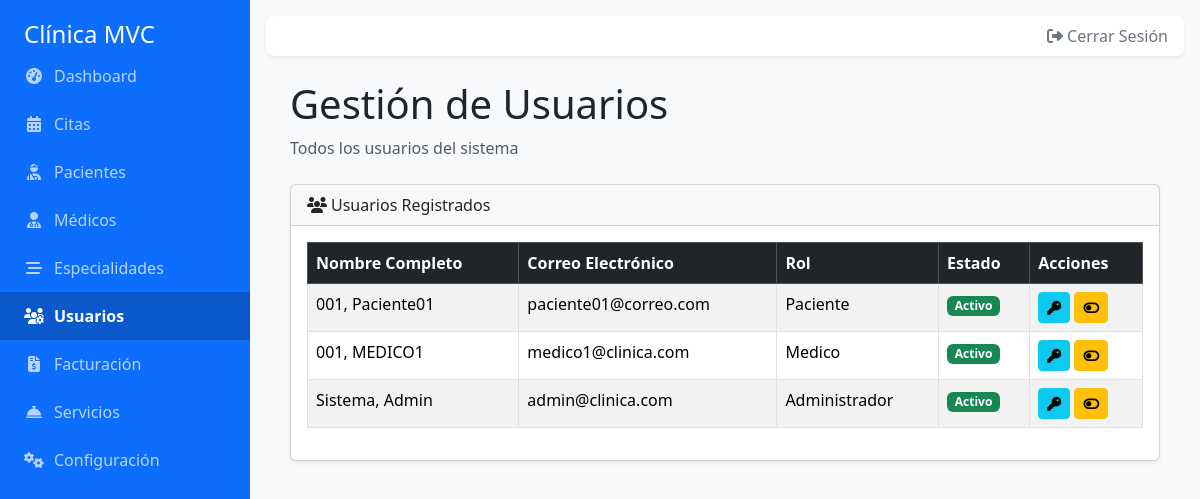
Page /index.php?controller=Admin&action=usuarios (signed in) on the committed database.
### tables this page shows
CREATE TABLE `usuarios` (
  `id_usuario` int(11) NOT NULL,
  `correo_electronico` varchar(100) NOT NULL,
  `contrasena` varchar(255) DEFAULT NULL,
  `rol` enum('Paciente','Medico','Administrador') NOT NULL,
  `activo` tinyint(1) NOT NULL DEFAULT 1,
  `token_activacion` varchar(64) DEFAULT NULL,
  `token_expiracion` datetime DEFAULT NULL,
  `fecha_creacion` timestamp NOT NULL DEFAULT current_timestamp()
);

### app/controllers/AdminController.php (called while the page is built, shortened)
<?php
require_once __DIR__ . '/../models/Usuario.php';
class AdminController {
    public function usuarios() {
        $db = (new Database())->getConnection();
        $usuario_model = new Usuario($db);
        $usuarios = $usuario_model->leerTodos();
        require_once __DIR__ . '/../views/admin/usuarios.php';
    }
}

### app/models/Usuario.php (called while the page is built, shortened)
<?php
class Usuario {
    private $conn;
    public function __construct($db) {
        $this->conn = $db;
    }
    public function leerTodos() {
        $query = "SELECT u.id_usuario, u.correo_electronico, u.rol, u.activo,
                         COALESCE(p.nombres, m.nombres, 'Admin') AS nombres,
                         COALESCE(p.apellidos, m.apellidos, 'Sistema') AS apellidos
                  FROM usuarios u
                  LEFT JOIN pacientes p ON u.id_usuario = p.id_usuario
                  LEFT JOIN medicos m ON u.id_usuario = m.id_usuario
                  ORDER BY u.rol, apellidos ASC";
        $stmt = $this->conn->prepare($query);
        $stmt->execute();
        return $stmt->fetchAll(PDO::FETCH_ASSOC);
    }
}

### app/views/admin/usuarios.php (the view, shortened to what this page needs)
<?php
require_once __DIR__ . '/../layout/header.php';
?>
<div class="container-fluid px-4">
    <h1 class="mt-4">Gestión de Usuarios</h1>
    <ol class="breadcrumb mb-4">
        <li class="breadcrumb-item active">Todos los usuarios del sistema</li>
    </ol>
    <div class="card mb-4 shadow-sm">
        <div class="card-header"><i class="fas fa-users me-1"></i>Usuarios Registrados</div>
        <div class="card-body">
            <table class="table table-striped table-hover table-bordered">
                <thead class="table-dark">
                    <tr>
                        <th>Nombre Completo</th>
                        <th>Correo Electrónico</th>
                        <th>Rol</th>
                        <th>Estado</th>
                        <th>Acciones</th>
                    </tr>
                </thead>
                <tbody>
                    <?php foreach ($usuarios as $usuario): ?>
                    <tr>
                        <td><?php echo htmlspecialchars(($usuario['apellidos'] ?? '') . ', ' . ($usuario['nombres'] ?? '')); ?></td>
                        <td><?php echo htmlspecialchars($usuario['correo_electronico'] ?? ''); ?></td>
                        <td><?php echo htmlspecialchars($usuario['rol'] ?? ''); ?></td>
                        <td>
                            <?php if ($usuario['activo']): ?>
                                <span class="badge bg-success">Activo</span>
                            <?php else: ?>
                                <span class="badge bg-danger">Inactivo</span>
                            <?php endif; ?>
                        </td>
                        <td>
                            <button type="button" class="btn btn-info btn-sm password-reset-btn"
                                    data-bs-toggle="modal"
                                    data-bs-target="#passwordModal"
                                    data-id-usuario="<?php echo $usuario['id_usuario']; ?>"
                                    data-nombre-usuario="<?php echo htmlspecialchars(($usuario['nombres'] ?? '') . ' ' . ($usuario['apellidos'] ?? '')); ?>"
                                    title="Cambiar Contraseña">
                                <i class="fas fa-key"></i>
                            </button>
                            <?php if ($usuario['activo']): ?>
                                <a href="index.php?controller=Admin&action=cambiarEstadoUsuario&id_usuario=<?php echo $usuario['id_usuario']; ?>&estado=0" class="btn btn-warning btn-sm" title="Desactivar">
                                    <i class="fas fa-toggle-off"></i>
                                </a>
                            <?php else: ?>
                                <a href="index.php?controller=Admin&action=cambiarEstadoUsuario&id_usuario=<?php echo $usuario['id_usuario']; ?>&estado=1" class="btn btn-success btn-sm" title="Activar">
                                    <i class="fas fa-toggle-on"></i>
                                </a>
                            <?php endif; ?>
                        </td>
                    </tr>
                    <?php endforeach; ?>
                </tbody>
            </table>
        </div>
    </div>
</div>
<?php require_once __DIR__ . '/../layout/footer.php'; ?>

### public/css/style.css (style rules this page uses)
body { display: flex; background-color: #f8f9fa; }

### rows in the picture
usuarios: nombres "001, Paciente01", correo_electronico "paciente01@correo.com", rol "Paciente", activo "Activo"
usuarios: nombres "001, MEDICO1", correo_electronico "medico1@clinica.com", rol "Medico", activo "Activo"
usuarios: nombres "Sistema, Admin", correo_electronico "admin@clinica.com", rol "Administrador", activo "Activo"

### other values in the picture
$item['label'] "Dashboard"
$item['label'] "Citas"
$item['label'] "Pacientes"
$item['label'] "Médicos"
$item['label'] "Especialidades"
$item['label'] "Usuarios"
$item['label'] "Facturación"
$item['label'] "Servicios"
$item['label'] "Configuración"
